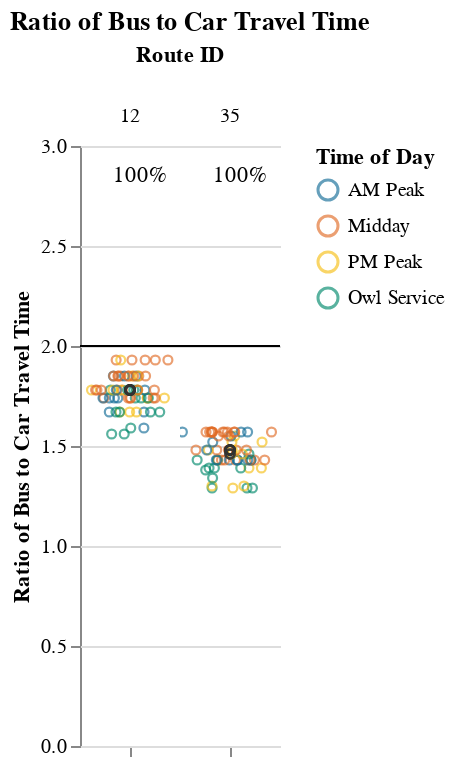
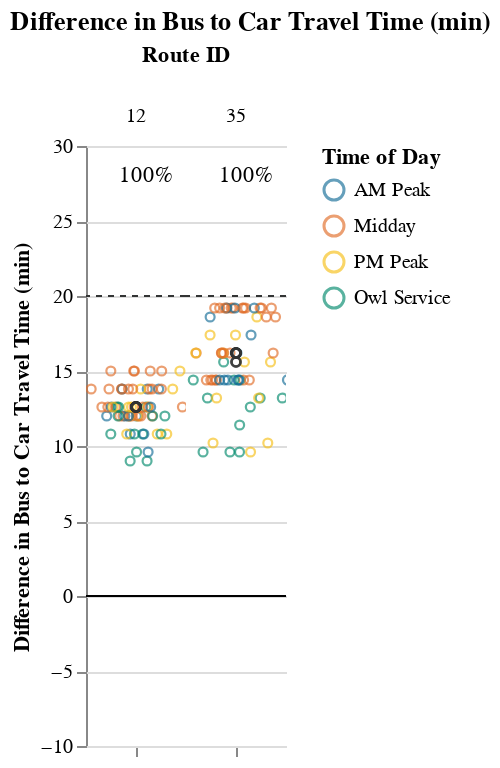

Notebook cell for these charts, in order:
### Markdown cell above
## Viable Competitive Routes
### Short Routes (< 1 hr)

### Code cell
route_group = "short"
display_charts_for_route_group(df, route_group)

### Figure 1 — Vega-Lite specification as saved in the notebook (floating-point values rounded to 4 significant figures; data arrays with more than 128 entries replaced by an {"elided": "..."} marker saying what was removed)
{"config": {"view": {"continuousWidth": 400, "continuousHeight": 300, "stroke": null}, "facet": {"spacing": 0}}, "data": {"name": "data-0b96fb63c61644fb4dd5ca9a09d00dfa"}, "facet": {"column": {"field": "route_id2", "sort": ["12", "35"], "title": "Route ID", "type": "nominal"}}, "spec": {"layer": [{"mark": "rule", "encoding": {"color": {"value": "black"}, "y": {"field": "cutoff", "type": "quantitative"}}, "selection": {"selector001": {"type": "interval", "bind": "scales", "encodings": ["x", "y"]}}}, {"mark": {"type": "point", "opacity": 0.65, "size": 20, "strokeWidth": 1.1}, "encoding": {"color": {"field": "time_of_day", "scale": {"range": ["#136C97", "#E16B26", "#F6BF16", "#00896B", "#7790A3", "#5B559C"]}, "sort": ["AM Peak", "Midday", "PM Peak", "Owl Service"], "title": "Time of Day", "type": "nominal"}, "tooltip": [{"field": "route_id2", "title": "route_id", "type": "nominal"}, {"field": "route_name", "type": "nominal"}, {"field": "trip_id", "type": "nominal"}, {"field": "service_hours", "type": "quantitative"}, {"field": "car_duration_hours", "type": "quantitative"}, {"field": "bus_multiplier", "type": "quantitative"}, {"field": "bus_difference", "type": "quantitative"}, {"field": "num_trips", "type": "quantitative"}, {"field": "num_competitive", "type": "quantitative"}, {"field": "pct_trips_competitive", "type": "quantitative"}, {"field": "pct_below_cutoff", "type": "quantitative"}, {"field": "p25", "type": "quantitative"}, {"field": "p50", "type": "quantitative"}, {"field": "p75", "type": "quantitative"}], "x": {"axis": {"grid": false, "labels": false, "ticks": true, "values": [0]}, "field": "jitter", "scale": {}, "title": null, "type": "quantitative"}, "y": {"field": "bus_multiplier", "scale": {"domain": [0, 3.0]}, "title": "Ratio of Bus to Car Travel Time", "type": "quantitative"}}, "transform": [{"calculate": "sqrt(-2*log(random()))*cos(2*PI*random())", "as": "jitter"}], "width": 50}, {"layer": [{"mark": {"type": "point", "opacity": 0.6, "size": 20, "strokeWidth": 1.3}, "encoding": {"color": {"value": "#323434"}, "y": {"field": "bus_multiplier", "type": "quantitative"}}, "transform": [{"filter": "(datum.p50_trip === 1)"}]}, {"mark": {"type": "text", "align": "center", "baseline": "middle"}, "encoding": {"color": {"value": "black"}, "text": {"field": "pct_trips_competitive", "format": ".0%", "type": "quantitative"}, "tooltip": [{"field": "route_id2", "title": "route_id", "type": "nominal"}, {"field": "route_name", "type": "nominal"}, {"field": "trip_id", "type": "nominal"}, {"field": "service_hours", "type": "quantitative"}, {"field": "car_duration_hours", "type": "quantitative"}, {"field": "bus_multiplier", "type": "quantitative"}, {"field": "bus_difference", "type": "quantitative"}, {"field": "num_trips", "type": "quantitative"}, {"field": "num_competitive", "type": "quantitative"}, {"field": "pct_trips_competitive", "type": "quantitative"}, {"field": "pct_below_cutoff", "type": "quantitative"}, {"field": "p25", "type": "quantitative"}, {"field": "p50", "type": "quantitative"}, {"field": "p75", "type": "quantitative"}], "x": {"value": 30}, "y": {"value": 15}}, "transform": [{"calculate": "sqrt(-2*log(random()))*cos(2*PI*random())", "as": "jitter"}, {"filter": "(datum.fastest_trip === 1)"}]}]}]}, "resolve": {"scale": {"y": "shared"}}, "title": "Ratio of Bus to Car Travel Time", "$schema": "https://vega.github.io/schema/vega-lite/v4.17.0.json", "datasets": {"data-0b96fb63c61644fb4dd5ca9a09d00dfa": {"elided": "130 records"}}}

### Figure 2 — Vega-Lite specification as saved in the notebook (floating-point values rounded to 4 significant figures; data arrays with more than 128 entries replaced by an {"elided": "..."} marker saying what was removed)
{"config": {"view": {"continuousWidth": 400, "continuousHeight": 300, "stroke": null}, "facet": {"spacing": 0}}, "data": {"name": "data-5ce073f89a7749be2c6dc4cbfa0cf97e"}, "facet": {"column": {"field": "route_id2", "sort": ["12", "35"], "title": "Route ID", "type": "nominal"}}, "spec": {"layer": [{"mark": "rule", "encoding": {"color": {"value": "black"}, "y": {"field": "cutoff", "type": "quantitative"}}, "selection": {"selector002": {"type": "interval", "bind": "scales", "encodings": ["x", "y"]}}}, {"mark": {"type": "rule", "strokeDash": [3, 3]}, "encoding": {"color": {"value": "#323434"}, "y": {"field": "cutoff2", "type": "quantitative"}}}, {"mark": {"type": "point", "opacity": 0.65, "size": 20, "strokeWidth": 1.1}, "encoding": {"color": {"field": "time_of_day", "scale": {"range": ["#136C97", "#E16B26", "#F6BF16", "#00896B", "#7790A3", "#5B559C"]}, "sort": ["AM Peak", "Midday", "PM Peak", "Owl Service"], "title": "Time of Day", "type": "nominal"}, "tooltip": [{"field": "route_id2", "title": "route_id", "type": "nominal"}, {"field": "route_name", "type": "nominal"}, {"field": "trip_id", "type": "nominal"}, {"field": "service_hours", "type": "quantitative"}, {"field": "car_duration_hours", "type": "quantitative"}, {"field": "bus_multiplier", "type": "quantitative"}, {"field": "bus_difference", "type": "quantitative"}, {"field": "num_trips", "type": "quantitative"}, {"field": "num_competitive", "type": "quantitative"}, {"field": "pct_trips_competitive", "type": "quantitative"}, {"field": "pct_below_cutoff", "type": "quantitative"}, {"field": "p25", "type": "quantitative"}, {"field": "p50", "type": "quantitative"}, {"field": "p75", "type": "quantitative"}], "x": {"axis": {"grid": false, "labels": false, "ticks": true, "values": [0]}, "field": "jitter", "scale": {}, "title": null, "type": "quantitative"}, "y": {"field": "bus_difference", "scale": {"domain": [-5, 26.4]}, "title": "Difference in Bus to Car Travel Time (min)", "type": "quantitative"}}, "transform": [{"calculate": "sqrt(-2*log(random()))*cos(2*PI*random())", "as": "jitter"}], "width": 50}, {"layer": [{"mark": {"type": "point", "opacity": 0.6, "size": 20, "strokeWidth": 1.3}, "encoding": {"color": {"value": "#323434"}, "y": {"field": "bus_difference", "type": "quantitative"}}, "transform": [{"filter": "(datum.p50_trip === 1)"}]}, {"mark": {"type": "text", "align": "center", "baseline": "middle"}, "encoding": {"color": {"value": "black"}, "text": {"field": "pct_trips_competitive", "format": ".0%", "type": "quantitative"}, "tooltip": [{"field": "route_id2", "title": "route_id", "type": "nominal"}, {"field": "route_name", "type": "nominal"}, {"field": "trip_id", "type": "nominal"}, {"field": "service_hours", "type": "quantitative"}, {"field": "car_duration_hours", "type": "quantitative"}, {"field": "bus_multiplier", "type": "quantitative"}, {"field": "bus_difference", "type": "quantitative"}, {"field": "num_trips", "type": "quantitative"}, {"field": "num_competitive", "type": "quantitative"}, {"field": "pct_trips_competitive", "type": "quantitative"}, {"field": "pct_below_cutoff", "type": "quantitative"}, {"field": "p25", "type": "quantitative"}, {"field": "p50", "type": "quantitative"}, {"field": "p75", "type": "quantitative"}], "x": {"value": 30}, "y": {"value": 15}}, "transform": [{"calculate": "sqrt(-2*log(random()))*cos(2*PI*random())", "as": "jitter"}, {"filter": "(datum.fastest_trip === 1)"}]}]}]}, "resolve": {"scale": {"y": "shared"}}, "title": "Difference in Bus to Car Travel Time (min)", "$schema": "https://vega.github.io/schema/vega-lite/v4.17.0.json", "datasets": {"data-5ce073f89a7749be2c6dc4cbfa0cf97e": {"elided": "130 records"}}}
